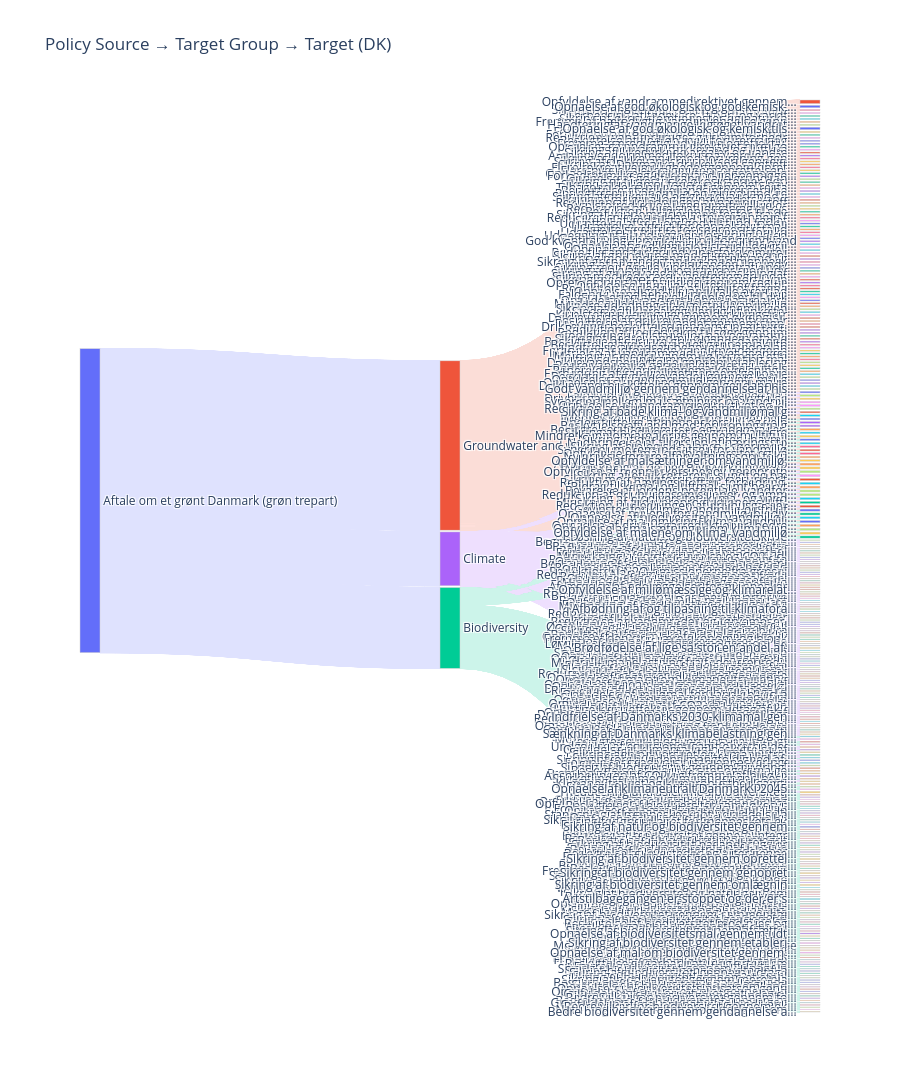

The code cell stored with this chart in its notebook:
### Code cell
# Brug f.eks. Plotlys palette
node_colors = plotly.colors.qualitative.Plotly

# Tildel farver til unikke labels (noder)
color_map = {label: node_colors[i % len(node_colors)] for i, label in enumerate(unique_labels)}

# Liste med farver i samme rækkefølge som unique_labels
node_colors_list = [color_map[label] for label in unique_labels]


# Funktion til at lysne farver (uden brug af gennemsigtighed)
def lighten(hex_color, factor=0.5):
    from plotly.colors import hex_to_rgb
    r, g, b = hex_to_rgb(hex_color)
    r = int(r + (255 - r) * factor)
    g = int(g + (255 - g) * factor)
    b = int(b + (255 - b) * factor)
    return f'rgb({r},{g},{b})'

# Lysnet farve til hver link ud fra source-node
link_colors = [lighten(node_colors_list[src], factor=0.8) for src in all_links['source']]



# Trin 3: Sankey-diagram
fig = go.Figure(data=[go.Sankey(
    arrangement='snap',
    node=dict(
        pad=60,
        thickness=20,
        line=dict(color="lightgray", width=0.5),
        label=list(unique_labels),
        color=node_colors_list
    ),
    link=dict(
        source=all_links['source'],
        target=all_links['target'],
        value=all_links['value'],
        color=link_colors
    )
)])
fig.update_layout(title_text="Policy Source → Target Group → Target (DK)", font_size=12, height=6000)
fig.show()

### Figure 1 — Plotly figure (JSON) as saved in the notebook; plotly's stock layout.template omitted (floating-point values rounded to 4 significant figures; data arrays with more than 128 entries replaced by an {"elided": "..."} marker saying what was removed)
{"data": [{"arrangement": "snap", "link": {"color": {"elided": "9688 str values"}, "source": {"elided": "9688 int values"}, "target": {"elided": "9688 int values"}, "value": {"elided": "9688 int values"}}, "node": {"color": {"elided": "350 str values"}, "label": {"elided": "350 str values"}, "line": {"color": "lightgray", "width": 0.5}, "pad": 60, "thickness": 20}, "type": "sankey"}], "layout": {"font": {"size": 12}, "height": 6000, "title": {"text": "Policy Source → Target Group → Target (DK)"}}}
